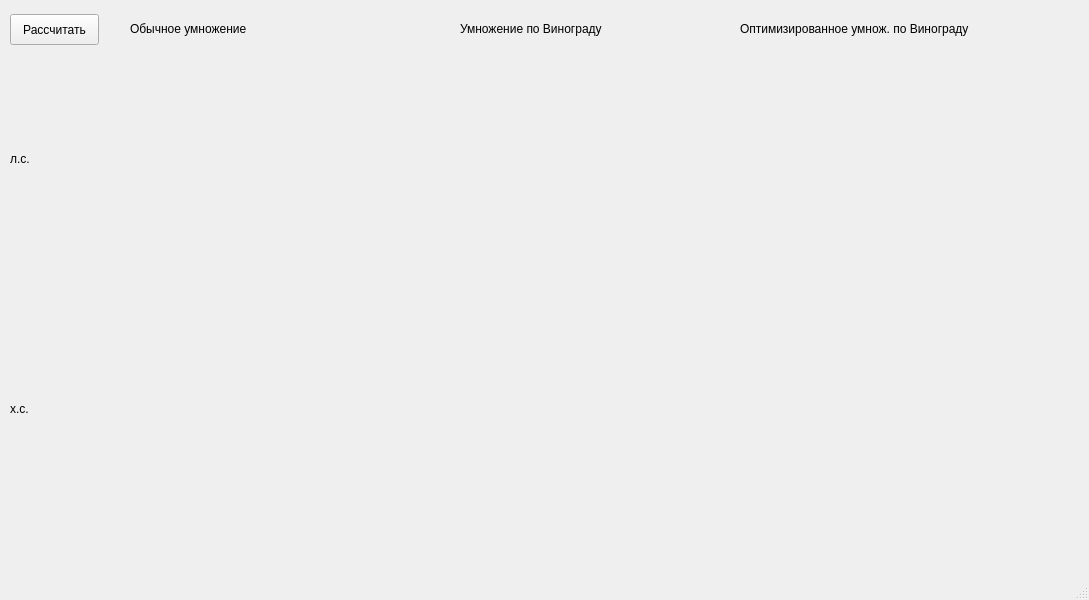
<?xml version="1.0" encoding="UTF-8"?>
<ui version="4.0">
 <class>MainWindow</class>
 <widget class="QMainWindow" name="MainWindow">
  <property name="geometry">
   <rect>
    <x>0</x>
    <y>0</y>
    <width>1089</width>
    <height>600</height>
   </rect>
  </property>
  <property name="windowTitle">
   <string>Умножение матриц</string>
  </property>
  <widget class="QWidget" name="centralwidget">
   <widget class="QCustomPlot" name="widget" native="true">
    <property name="geometry">
     <rect>
      <x>40</x>
      <y>50</y>
      <width>331</width>
      <height>231</height>
     </rect>
    </property>
   </widget>
   <widget class="QCustomPlot" name="widget_2" native="true">
    <property name="geometry">
     <rect>
      <x>380</x>
      <y>50</y>
      <width>331</width>
      <height>231</height>
     </rect>
    </property>
   </widget>
   <widget class="QCustomPlot" name="widget_3" native="true">
    <property name="geometry">
     <rect>
      <x>720</x>
      <y>50</y>
      <width>331</width>
      <height>231</height>
     </rect>
    </property>
   </widget>
   <widget class="QCustomPlot" name="widget_4" native="true">
    <property name="geometry">
     <rect>
      <x>40</x>
      <y>310</y>
      <width>331</width>
      <height>231</height>
     </rect>
    </property>
   </widget>
   <widget class="QLabel" name="label">
    <property name="geometry">
     <rect>
      <x>10</x>
      <y>150</y>
      <width>31</width>
      <height>17</height>
     </rect>
    </property>
    <property name="text">
     <string>л.с.</string>
    </property>
   </widget>
   <widget class="QLabel" name="label_2">
    <property name="geometry">
     <rect>
      <x>10</x>
      <y>400</y>
      <width>31</width>
      <height>17</height>
     </rect>
    </property>
    <property name="text">
     <string>х.с.</string>
    </property>
   </widget>
   <widget class="QCustomPlot" name="widget_5" native="true">
    <property name="geometry">
     <rect>
      <x>380</x>
      <y>310</y>
      <width>331</width>
      <height>231</height>
     </rect>
    </property>
   </widget>
   <widget class="QCustomPlot" name="widget_6" native="true">
    <property name="geometry">
     <rect>
      <x>720</x>
      <y>310</y>
      <width>331</width>
      <height>231</height>
     </rect>
    </property>
   </widget>
   <widget class="QLabel" name="label_3">
    <property name="geometry">
     <rect>
      <x>130</x>
      <y>20</y>
      <width>151</width>
      <height>17</height>
     </rect>
    </property>
    <property name="text">
     <string>Обычное умножение</string>
    </property>
   </widget>
   <widget class="QLabel" name="label_4">
    <property name="geometry">
     <rect>
      <x>460</x>
      <y>20</y>
      <width>201</width>
      <height>17</height>
     </rect>
    </property>
    <property name="text">
     <string>Умножение по Винограду</string>
    </property>
   </widget>
   <widget class="QLabel" name="label_5">
    <property name="geometry">
     <rect>
      <x>740</x>
      <y>20</y>
      <width>301</width>
      <height>17</height>
     </rect>
    </property>
    <property name="text">
     <string>Оптимизированное умнож. по Винограду</string>
    </property>
   </widget>
   <widget class="QPushButton" name="pushButton">
    <property name="geometry">
     <rect>
      <x>10</x>
      <y>14</y>
      <width>89</width>
      <height>31</height>
     </rect>
    </property>
    <property name="text">
     <string>Рассчитать</string>
    </property>
   </widget>
  </widget>
  <widget class="QMenuBar" name="menubar">
   <property name="geometry">
    <rect>
     <x>0</x>
     <y>0</y>
     <width>1089</width>
     <height>22</height>
    </rect>
   </property>
  </widget>
  <widget class="QStatusBar" name="statusbar"/>
 </widget>
 <customwidgets>
  <customwidget>
   <class>QCustomPlot</class>
   <extends>QWidget</extends>
   <header>qcustomplot.h</header>
   <container>1</container>
  </customwidget>
 </customwidgets>
 <resources/>
 <connections/>
</ui>
